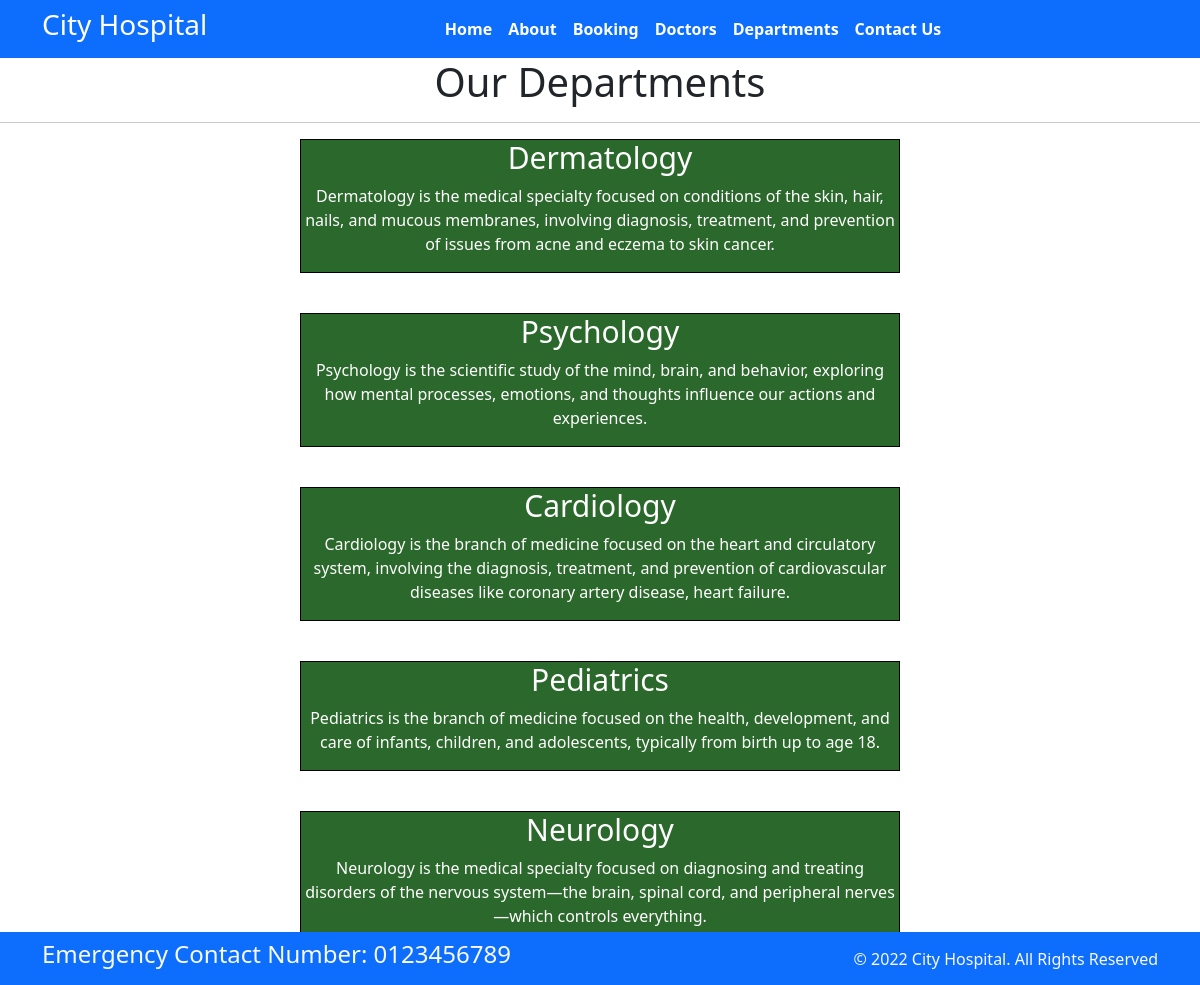
Screenshot of /department with the database file from the repository.
### home/models.py (models this page shows, shortened)
class Departments(models.Model):
    dept_name=models.CharField(max_length=100)
    dept_description=models.TextField()

### home/views.py (the view)
# urls.py: path('department', views.department,name='department'),
def department(request):
    dict_dept={
        'dept':Departments.objects.all()
    }
    return render(request,'department.html', dict_dept)

### templates/department.html (shortened to what this page needs)
{% extends 'base.html' %}
{% load static %}
{% block dept_css %}
    <link rel="stylesheet" href="{% static '/css/department.css' %}">
{% endblock %}
{% block content %}
    <h1 style="text-align: center;">Our Departments</h1>
    <hr>
    {% for d in dept %}
    <div class="derma">
        <h1>{{d.dept_name}}</h1>
        <p>{{d.dept_description}}</p>
    </div>
    {% endfor %}
{% endblock %}

### static/css/department.css (style rules this page uses)
.derma { background-color: rgb(43, 104, 43); color: white; width: 600px; margin: 0 auto; text-align: center; display: flex; flex-direction: column; justify-content: center; align-items: center; border: 1px solid black; margin-top: 2px; margin-bottom: 40px; }
.derma h1 { font-size: 30px; }
.derma p { font-size: 16px; }

### rows the page displays
Departments: dept_name "Dermatology", dept_description "Dermatology is the medical specialty focused on conditions of the skin, hair, nails, and mucous membranes, involving diagnosis, treatment, and prevention of issues from acne and eczema to skin cancer."
Departments: dept_name "Psychology", dept_description "Psychology is the scientific study of the mind, brain, and behavior, exploring how mental processes, emotions, and thoughts influence our actions and experiences."
Departments: dept_name "Cardiology", dept_description "Cardiology is the branch of medicine focused on the heart and circulatory system, involving the diagnosis, treatment, and prevention of cardiovascular diseases like coronary artery disease, heart failure."
Departments: dept_name "Pediatrics", dept_description "Pediatrics is the branch of medicine focused on the health, development, and care of infants, children, and adolescents, typically from birth up to age 18."
Departments: dept_name "Neurology", dept_description "Neurology is the medical specialty focused on diagnosing and treating disorders of the nervous system—the brain, spinal cord, and peripheral nerves—which controls everything."
